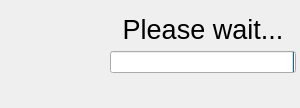
<?xml version="1.0" encoding="UTF-8"?>
<ui version="4.0">
 <class>ProgressIndicator</class>
 <widget class="QWidget" name="ProgressIndicator">
  <property name="geometry">
   <rect>
    <x>0</x>
    <y>0</y>
    <width>300</width>
    <height>108</height>
   </rect>
  </property>
  <property name="sizePolicy">
   <sizepolicy hsizetype="Preferred" vsizetype="Preferred">
    <horstretch>0</horstretch>
    <verstretch>0</verstretch>
   </sizepolicy>
  </property>
  <property name="minimumSize">
   <size>
    <width>0</width>
    <height>0</height>
   </size>
  </property>
  <property name="maximumSize">
   <size>
    <width>1000</width>
    <height>1100</height>
   </size>
  </property>
  <property name="windowTitle">
   <string>Progress</string>
  </property>
  <layout class="QGridLayout" name="gridLayout">
   <property name="leftMargin">
    <number>4</number>
   </property>
   <property name="topMargin">
    <number>0</number>
   </property>
   <property name="rightMargin">
    <number>4</number>
   </property>
   <property name="bottomMargin">
    <number>0</number>
   </property>
   <item row="0" column="0">
    <widget class="QLabel" name="labelLogo">
     <property name="minimumSize">
      <size>
       <width>100</width>
       <height>100</height>
      </size>
     </property>
     <property name="maximumSize">
      <size>
       <width>100</width>
       <height>100</height>
      </size>
     </property>
     <property name="text">
      <string/>
     </property>
    </widget>
   </item>
   <item row="0" column="1">
    <layout class="QVBoxLayout" name="verticalLayout">
     <item>
      <spacer name="verticalSpacer_2">
       <property name="orientation">
        <enum>Qt::Vertical</enum>
       </property>
       <property name="sizeHint" stdset="0">
        <size>
         <width>20</width>
         <height>40</height>
        </size>
       </property>
      </spacer>
     </item>
     <item>
      <widget class="QLabel" name="label">
       <property name="sizePolicy">
        <sizepolicy hsizetype="Expanding" vsizetype="Expanding">
         <horstretch>0</horstretch>
         <verstretch>0</verstretch>
        </sizepolicy>
       </property>
       <property name="font">
        <font>
         <pointsize>20</pointsize>
        </font>
       </property>
       <property name="text">
        <string>Please wait...</string>
       </property>
       <property name="alignment">
        <set>Qt::AlignCenter</set>
       </property>
      </widget>
     </item>
     <item>
      <widget class="QProgressBar" name="progressBar">
       <property name="value">
        <number>0</number>
       </property>
       <property name="invertedAppearance">
        <bool>true</bool>
       </property>
       <property name="textDirection">
        <enum>QProgressBar::TopToBottom</enum>
       </property>
      </widget>
     </item>
     <item>
      <widget class="QLabel" name="labelMessage">
       <property name="text">
        <string/>
       </property>
       <property name="alignment">
        <set>Qt::AlignRight|Qt::AlignTrailing|Qt::AlignVCenter</set>
       </property>
      </widget>
     </item>
     <item>
      <spacer name="verticalSpacer">
       <property name="orientation">
        <enum>Qt::Vertical</enum>
       </property>
       <property name="sizeHint" stdset="0">
        <size>
         <width>20</width>
         <height>40</height>
        </size>
       </property>
      </spacer>
     </item>
    </layout>
   </item>
  </layout>
 </widget>
 <resources/>
 <connections/>
</ui>
